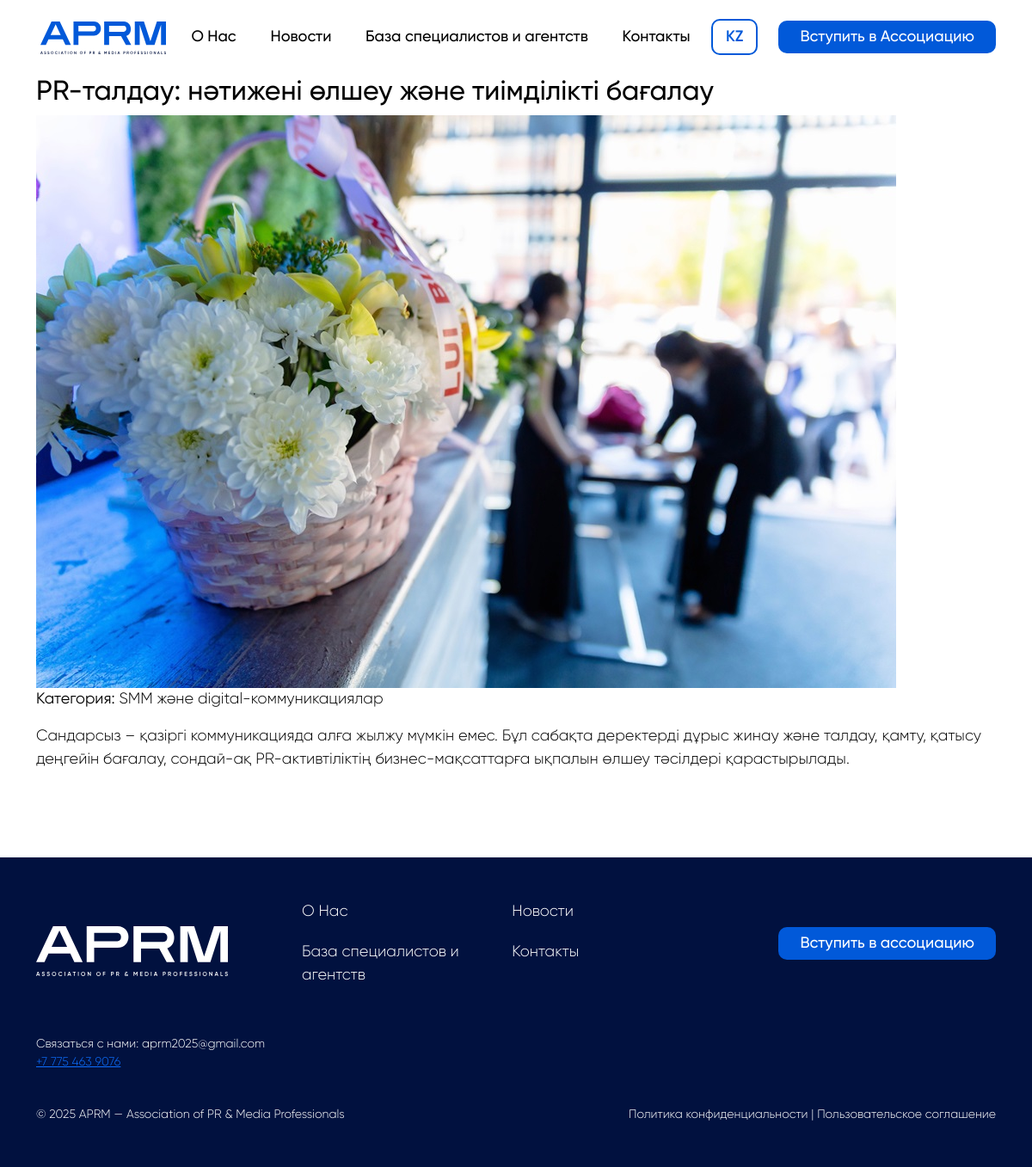
Page /ru/course/4/ on the committed database.
### myapp/models.py (models this page shows, shortened)
class Course(models.Model):
    category = models.ForeignKey(CourseCategory, on_delete=models.CASCADE, related_name='courses')
    title = models.CharField(max_length=255)
    image = models.ImageField(upload_to='courses/')
    short_description = models.TextField()
    full_description = models.TextField()
    youtube_link = models.URLField(blank=True, null=True)

class CourseCategory(models.Model):
    title = models.CharField(max_length=255)
    slug = models.SlugField(blank=True)

### myapp/views.py (the view)
# urls.py: path('course/<int:pk>/', views.course_detail, name='course_detail'),
def course_detail(request, pk):
    course = get_object_or_404(Course, pk=pk)
    return render(request, 'course_detail.html', {'course': course})

### myapp/templates/course_detail.html (shortened to what this page needs)
{% load i18n %}
{% include 'header.html' %}
<div class="container">
  <div class="cours_detal">
    <h2>{{ course.title }}</h2>
<img src="{{ course.image.url }}" alt="{{ course.title }}">
<p><strong>Категория:</strong> {{ course.category.title }}</p>
<p>{{ course.full_description }}</p>
  </div>
</div>
{% include 'footer.html' %}

### static/css/style.css (style rules this page uses)
body { font-family: 'Gilroy' !important; background-color: #fff !important; color: #000 !important; font-size: 18px !important; font-weight: 300 !important; }

### rows in the picture
Course: title "PR-талдау: нәтижені өлшеу және тиімділікті бағалау", image (picture), category "SMM және digital-коммуникациялар", full_description "Сандарсыз – қазіргі коммуникацияда алға жылжу мүмкін емес. Бұл сабақта деректерді дұрыс жинау және талдау, қамту, қатысу деңгейін бағалау, сондай-ақ PR-активтіліктің бизнес-мақсаттарға ықпалын өлшеу тәсілдері қарастырылады."
